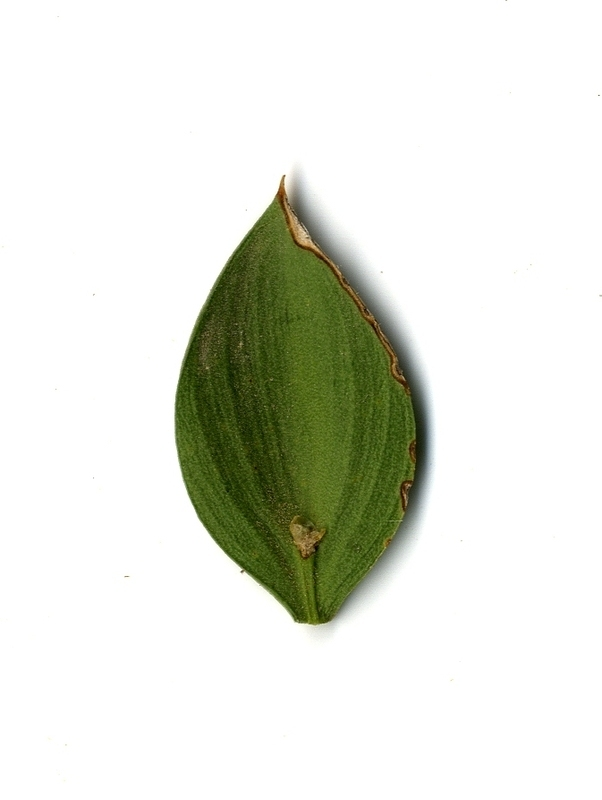
#> input picture Domasni/DomasnaRabota3/database/10479.jpg, 602 x 800 px
$ python DomasnaRabota3.12.py
#> lines starting #> are read from the running program, lines starting #| are printed output that depends on the picture; after the words box and inside, x2 and y2 are one past the last pixel; in counts of white or black regions, pixels touching at a corner belong together
import cv2

image = cv2.imread('database/10479.jpg')
#> image is the input picture: shape (800, 602, 3); mean B, G, R 219.1, 228.5, 225.9
gray = cv2.cvtColor(image, cv2.COLOR_BGR2GRAY)
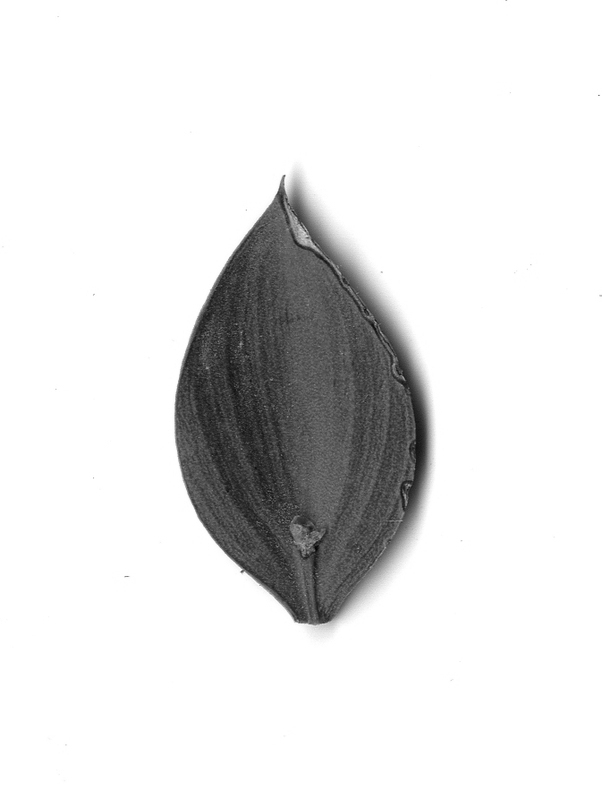
#> gray: shape (800, 602); min 2, max 255, mean 226.6
_, segmented_image = cv2.threshold(gray, 127, 255, cv2.THRESH_BINARY)
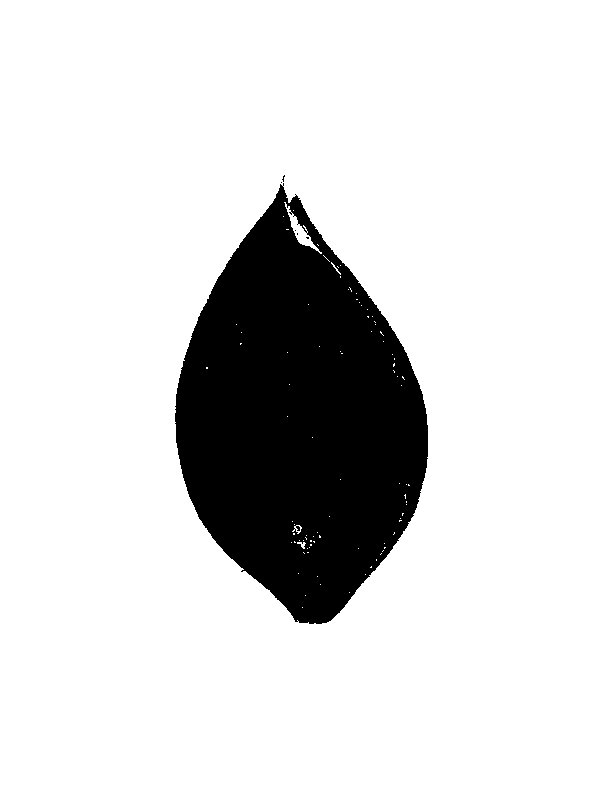
#> segmented_image: shape (800, 602); 85% white; 6 black regions (5 under 20 px), largest, box (x1, y1, x2, y2) and area: (175, 183, 428, 624) 72307
edges = cv2.Canny(segmented_image, 30, 100)
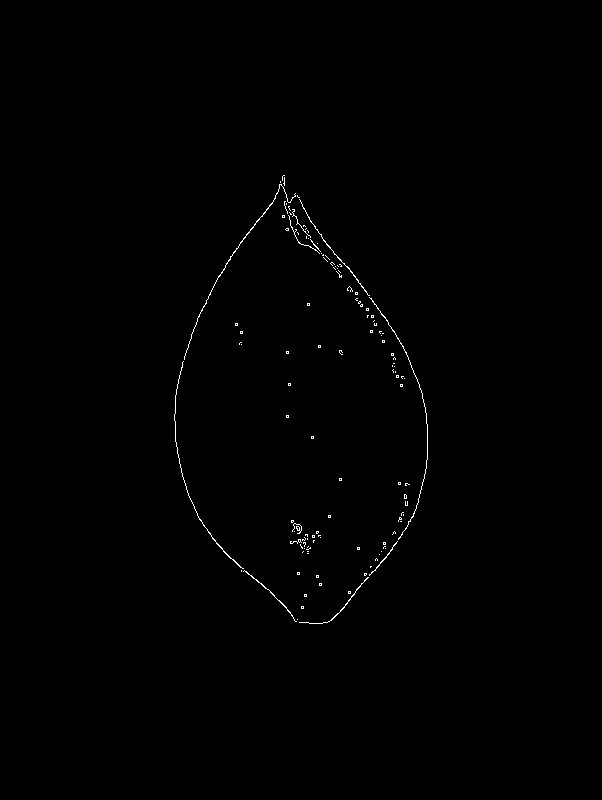
#> edges: shape (800, 602); 0.39% white in thin lines or dots, all inside (x1, y1, x2, y2) = (174, 175, 428, 624)
contours, _ = cv2.findContours(edges, cv2.RETR_EXTERNAL, cv2.CHAIN_APPROX_SIMPLE)
#> contours = 124 contours, 118 with area under 20; largest, box (x1, y1, x2, y2) and area: (184, 184, 296, 360) 41, (174, 361, 244, 569) 30, (243, 570, 297, 622) 30, (299, 199, 370, 296) 29, (299, 577, 369, 624) 26, (369, 297, 428, 540) 22
contour_image = image.copy()
cv2.drawContours(contour_image, contours, -1, (255), 2)
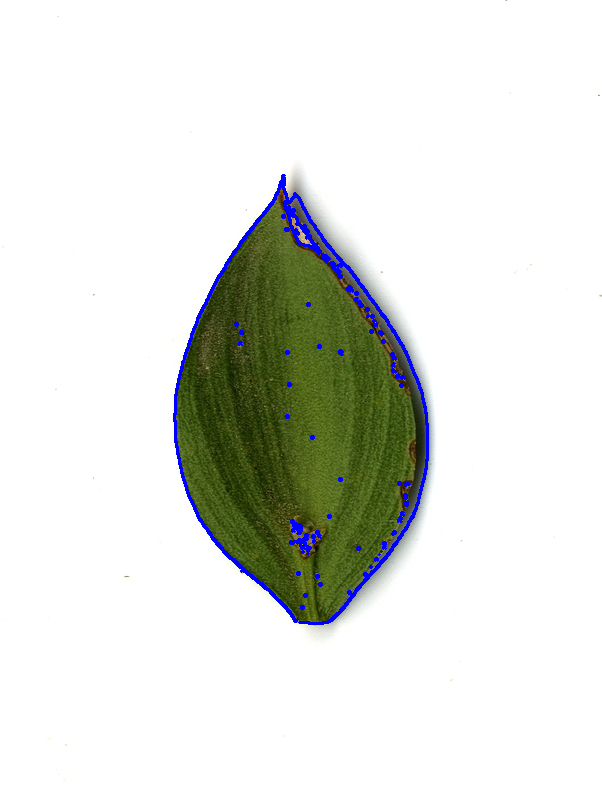
#> contour_image: shape (800, 602, 3); 1.31% of pixels changed, all inside (x1, y1, x2, y2) = (173, 174, 429, 625)
cv2.imshow('Original Image', image)
cv2.imshow('Segmented Image', segmented_image)
cv2.imshow('Contours', contour_image)
cv2.waitKey(0)
cv2.destroyAllWindows()

$ run again, with Domasni/DomasnaRabota3/database/10000.jpg copied over Domasni/DomasnaRabota3/database/10479.jpg
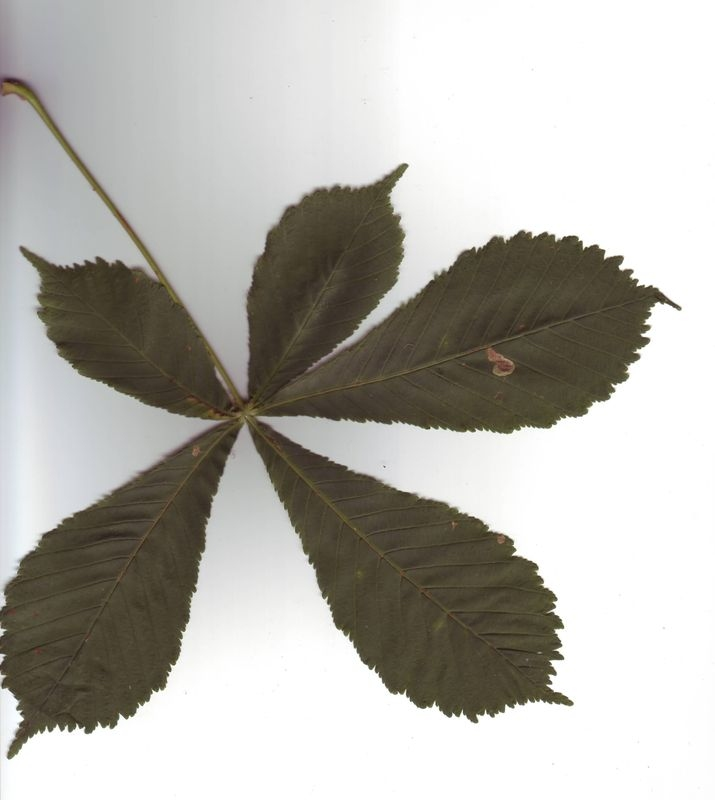
#> input picture Domasni/DomasnaRabota3/database/10000.jpg, 715 x 800 px
#> image is the input picture: shape (800, 715, 3); mean B, G, R 173.9, 179.8, 181.8
#> `_, segmented_image = cv2.threshold(gray, 127, 255, cv2.THRESH_BINARY)`:
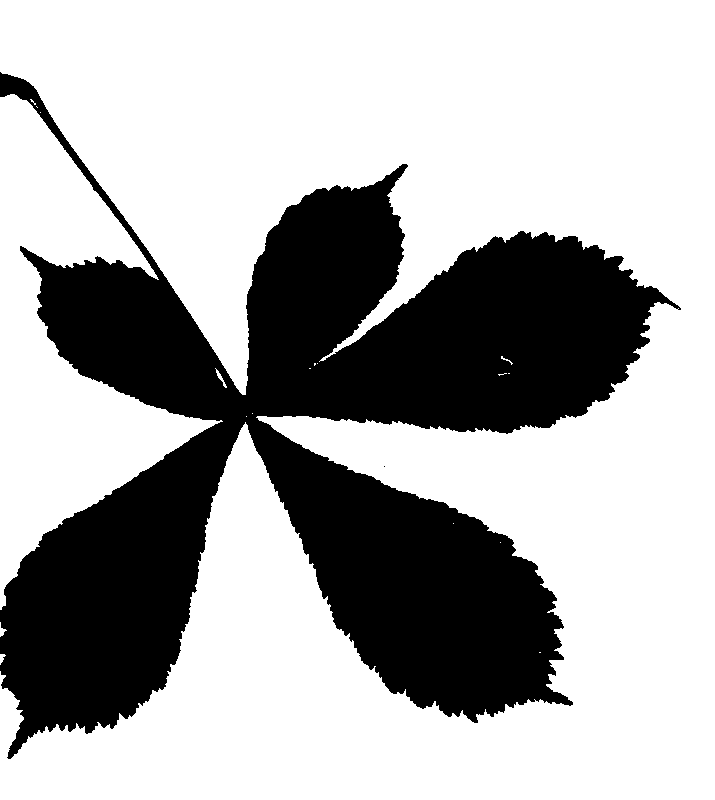
#> segmented_image: shape (800, 715); 67.7% white; 2 black regions (1 under 20 px), largest, box (x1, y1, x2, y2) and area: (0, 72, 681, 759) 184832
#> edges: shape (800, 715); 0.95% white in thin lines or dots, all inside (x1, y1, x2, y2) = (0, 72, 681, 759)
#> contours = 80 contours, 70 with area under 20; largest, box (x1, y1, x2, y2) and area: (0, 72, 351, 395) 142, (0, 93, 159, 280) 119, (320, 207, 476, 361) 72, (0, 422, 221, 610) 55, (7, 711, 110, 759) 38
#> `cv2.drawContours(contour_image, contours, -1, (255), 2)`:
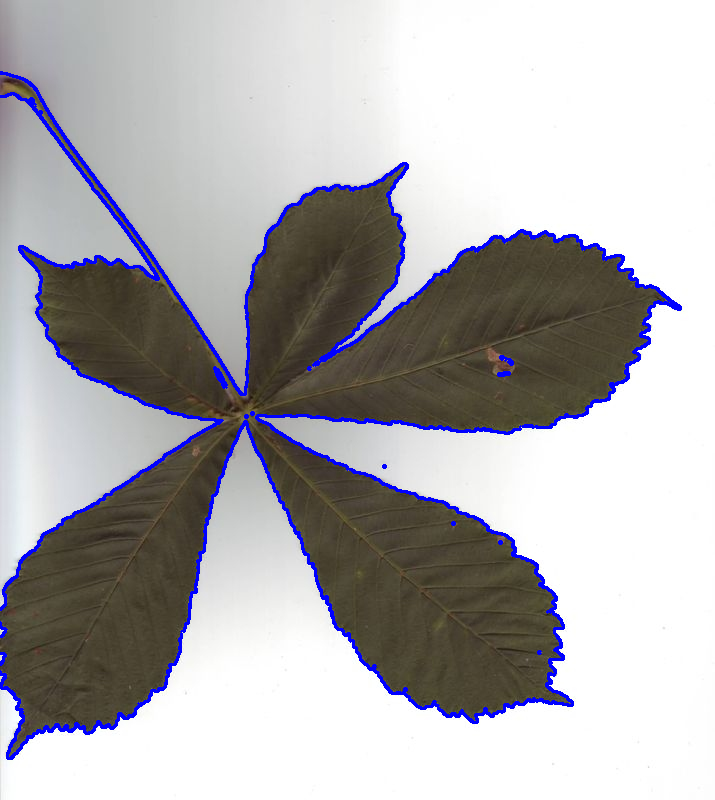
#> contour_image: shape (800, 715, 3); 3.22% of pixels changed, all inside (x1, y1, x2, y2) = (0, 71, 682, 760)

$ run again, with Domasni/DomasnaRabota3/database/10001.jpg copied over Domasni/DomasnaRabota3/database/10479.jpg
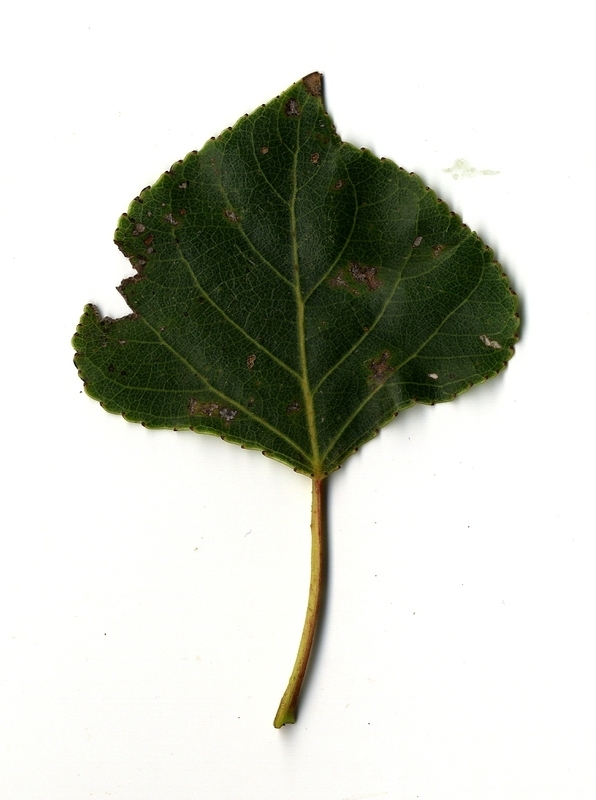
#> input picture Domasni/DomasnaRabota3/database/10001.jpg, 596 x 800 px
#> image is the input picture: shape (800, 596, 3); mean B, G, R 195.5, 204.3, 201.6
#> segmented_image: shape (800, 596); 76.3% white; 20 black regions (19 under 20 px), largest, box (x1, y1, x2, y2) and area: (73, 72, 524, 728) 113091
#> `edges = cv2.Canny(segmented_image, 30, 100)`:
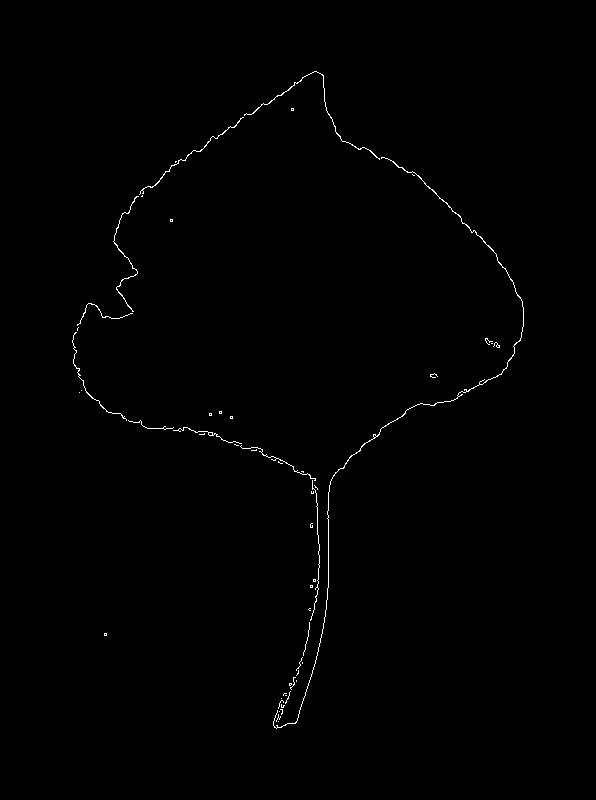
#> edges: shape (800, 596); 0.5% white in thin lines or dots, all inside (x1, y1, x2, y2) = (72, 71, 524, 729)
#> contours = 54 contours, 49 with area under 20; largest, box (x1, y1, x2, y2) and area: (273, 157, 524, 729) 114, (244, 71, 380, 160) 42, (113, 196, 139, 312) 34, (139, 117, 244, 195) 34, (72, 332, 127, 421) 20
#> `cv2.drawContours(contour_image, contours, -1, (255), 2)`:
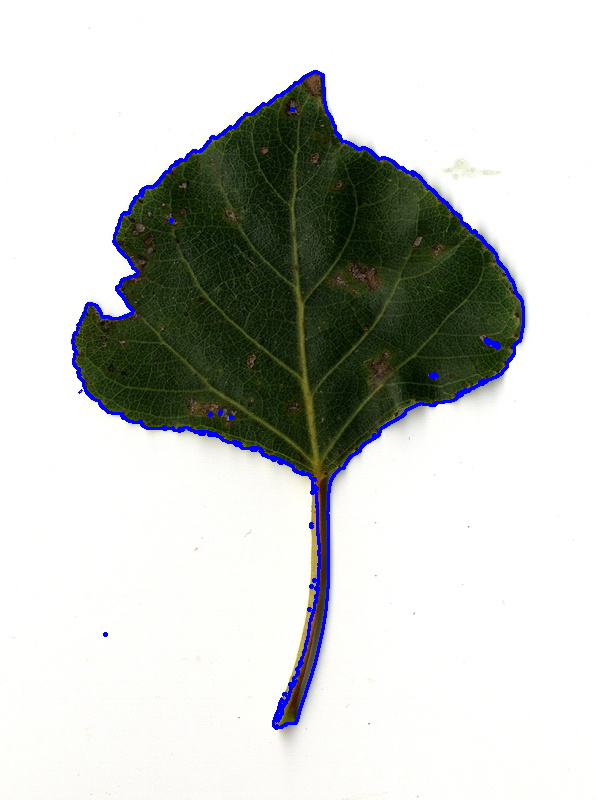
#> contour_image: shape (800, 596, 3); 1.65% of pixels changed, all inside (x1, y1, x2, y2) = (71, 70, 525, 730)
